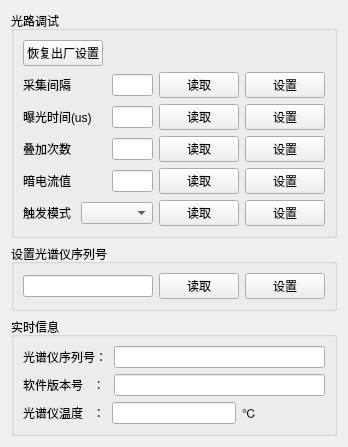
<?xml version="1.0" encoding="UTF-8"?>
<ui version="4.0">
 <class>SpectromDebugPage</class>
 <widget class="QWidget" name="SpectromDebugPage">
  <property name="geometry">
   <rect>
    <x>0</x>
    <y>0</y>
    <width>345</width>
    <height>433</height>
   </rect>
  </property>
  <property name="windowTitle">
   <string>Form</string>
  </property>
  <layout class="QGridLayout" name="gridLayout_4">
   <item row="0" column="0">
    <layout class="QVBoxLayout" name="verticalLayout_3">
     <item>
      <widget class="QGroupBox" name="groupBox_2">
       <property name="title">
        <string>光路调试</string>
       </property>
       <layout class="QGridLayout" name="gridLayout_2">
        <item row="1" column="0">
         <layout class="QVBoxLayout" name="verticalLayout">
          <item>
           <layout class="QHBoxLayout" name="horizontalLayout_Interval" stretch="4,2,2,2">
            <item>
             <widget class="QLabel" name="label_Interval">
              <property name="text">
               <string>采集间隔</string>
              </property>
             </widget>
            </item>
            <item>
             <widget class="QLineEdit" name="lineEdit_Interval"/>
            </item>
            <item>
             <widget class="QPushButton" name="pushButton_ReadInterval">
              <property name="text">
               <string>读取</string>
              </property>
             </widget>
            </item>
            <item>
             <widget class="QPushButton" name="pushButton_SetInterval">
              <property name="text">
               <string>设置</string>
              </property>
             </widget>
            </item>
           </layout>
          </item>
          <item>
           <layout class="QHBoxLayout" name="horizontalLayout_ExposureTime" stretch="4,2,2,2">
            <item>
             <widget class="QLabel" name="label_ExposureTime">
              <property name="text">
               <string>曝光时间(us)</string>
              </property>
             </widget>
            </item>
            <item>
             <widget class="QLineEdit" name="lineEdit_ExposureTime"/>
            </item>
            <item>
             <widget class="QPushButton" name="pushButton_ReadExposureTime">
              <property name="text">
               <string>读取</string>
              </property>
             </widget>
            </item>
            <item>
             <widget class="QPushButton" name="pushButton_SetExposureTime">
              <property name="text">
               <string>设置</string>
              </property>
             </widget>
            </item>
           </layout>
          </item>
          <item>
           <layout class="QHBoxLayout" name="horizontalLayout_AddTimes" stretch="4,2,2,2">
            <item>
             <widget class="QLabel" name="label_AddTimes">
              <property name="text">
               <string>叠加次数</string>
              </property>
             </widget>
            </item>
            <item>
             <widget class="QLineEdit" name="lineEdit_AddTimes"/>
            </item>
            <item>
             <widget class="QPushButton" name="pushButton_ReadAddTimes">
              <property name="text">
               <string>读取</string>
              </property>
             </widget>
            </item>
            <item>
             <widget class="QPushButton" name="pushButton_SetAddTimes">
              <property name="text">
               <string>设置</string>
              </property>
             </widget>
            </item>
           </layout>
          </item>
          <item>
           <layout class="QHBoxLayout" name="horizontalLayout_DarkCurrent" stretch="4,2,2,2">
            <item>
             <widget class="QLabel" name="label_DarkCurrentValue">
              <property name="text">
               <string>暗电流值</string>
              </property>
             </widget>
            </item>
            <item>
             <widget class="QLineEdit" name="lineEdit_DarkCurrentValue"/>
            </item>
            <item>
             <widget class="QPushButton" name="pushButton_ReadDarkCurrentValue">
              <property name="text">
               <string>读取</string>
              </property>
             </widget>
            </item>
            <item>
             <widget class="QPushButton" name="pushButton_SetDarkCurrentValue">
              <property name="text">
               <string>设置</string>
              </property>
             </widget>
            </item>
           </layout>
          </item>
          <item>
           <layout class="QHBoxLayout" name="horizontalLayout_TriggerMode" stretch="2,2,2,2">
            <item>
             <widget class="QLabel" name="label_TriggerMode">
              <property name="text">
               <string>触发模式 </string>
              </property>
             </widget>
            </item>
            <item>
             <widget class="QComboBox" name="comboBox_TriggerMode"/>
            </item>
            <item>
             <widget class="QPushButton" name="pushButton_ReadTriggerMode">
              <property name="text">
               <string>读取</string>
              </property>
             </widget>
            </item>
            <item>
             <widget class="QPushButton" name="pushButton_SetTriggerMode">
              <property name="text">
               <string>设置</string>
              </property>
             </widget>
            </item>
           </layout>
          </item>
         </layout>
        </item>
        <item row="0" column="0">
         <layout class="QHBoxLayout" name="horizontalLayout">
          <item>
           <widget class="QPushButton" name="pushButton_Reset">
            <property name="text">
             <string>恢复出厂设置</string>
            </property>
           </widget>
          </item>
          <item>
           <spacer name="horizontalSpacer">
            <property name="orientation">
             <enum>Qt::Horizontal</enum>
            </property>
            <property name="sizeHint" stdset="0">
             <size>
              <width>40</width>
              <height>20</height>
             </size>
            </property>
           </spacer>
          </item>
         </layout>
        </item>
       </layout>
      </widget>
     </item>
     <item>
      <widget class="QGroupBox" name="groupBox">
       <property name="title">
        <string>设置光谱仪序列号</string>
       </property>
       <layout class="QGridLayout" name="gridLayout">
        <item row="1" column="0">
         <layout class="QHBoxLayout" name="horizontalLayout_2" stretch="8,2,2">
          <item>
           <widget class="QLineEdit" name="lineEdit_SerialNumber"/>
          </item>
          <item>
           <widget class="QPushButton" name="pushButton_ReadSerialNumber">
            <property name="text">
             <string>读取</string>
            </property>
           </widget>
          </item>
          <item>
           <widget class="QPushButton" name="pushButton_SetSerialNumber">
            <property name="text">
             <string>设置</string>
            </property>
           </widget>
          </item>
         </layout>
        </item>
       </layout>
      </widget>
     </item>
     <item>
      <widget class="QGroupBox" name="groupBox_3">
       <property name="title">
        <string>实时信息</string>
       </property>
       <layout class="QGridLayout" name="gridLayout_3">
        <item row="0" column="0">
         <layout class="QVBoxLayout" name="verticalLayout_2">
          <item>
           <layout class="QHBoxLayout" name="horizontalLayout_4" stretch="2,5">
            <item>
             <widget class="QLabel" name="label_SpectromNumber">
              <property name="text">
               <string>光谱仪序列号：</string>
              </property>
             </widget>
            </item>
            <item>
             <widget class="QLineEdit" name="lineEdit_SpectromNumber"/>
            </item>
           </layout>
          </item>
          <item>
           <layout class="QHBoxLayout" name="horizontalLayout_5" stretch="2,5">
            <item>
             <widget class="QLabel" name="label_SoftwareVersion">
              <property name="text">
               <string>软件版本号   ：</string>
              </property>
             </widget>
            </item>
            <item>
             <widget class="QLineEdit" name="lineEdit_SoftwareVersion"/>
            </item>
           </layout>
          </item>
          <item>
           <layout class="QHBoxLayout" name="horizontalLayout_12" stretch="2,3,2">
            <item>
             <widget class="QLabel" name="label_SpectromTemp">
              <property name="text">
               <string>光谱仪温度   ：</string>
              </property>
             </widget>
            </item>
            <item>
             <widget class="QLineEdit" name="lineEdit_SpectromTemp"/>
            </item>
            <item>
             <widget class="QLabel" name="label_3">
              <property name="text">
               <string>℃</string>
              </property>
             </widget>
            </item>
           </layout>
          </item>
         </layout>
        </item>
       </layout>
      </widget>
     </item>
    </layout>
   </item>
   <item row="1" column="0">
    <spacer name="verticalSpacer">
     <property name="orientation">
      <enum>Qt::Vertical</enum>
     </property>
     <property name="sizeHint" stdset="0">
      <size>
       <width>20</width>
       <height>40</height>
      </size>
     </property>
    </spacer>
   </item>
  </layout>
 </widget>
 <resources/>
 <connections/>
</ui>
